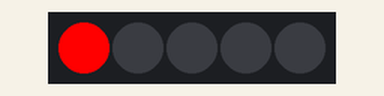
Simulated run of this sketch. Board: Arduino Uno, built with avr-gcc and run on an emulated ATmega328P. Parts: 5 RGB LEDs in strip order, left to right.

Above: at 0.15 s.
At 0.76 s:
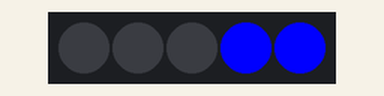
At 1.37 s:
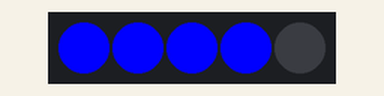
At 1.97 s:
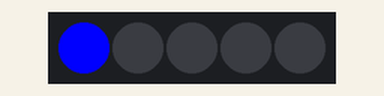
At 2.58 s:
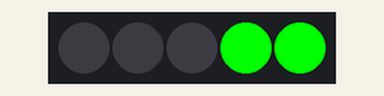
Timing chart, 0 to 40.0 s (numbered marks = the images above):
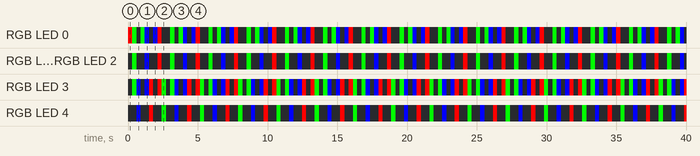

Measured:
- by itself, RGB LED 4: repeats every 2.7 s: off 0.61 s, RGB(255, 0, 0) 0.30 s, off 0.61 s, RGB(0, 255, 0) 0.30 s, off 0.61 s, RGB(0, 0, 255) 0.30 s
- by itself, RGB LED 1, RGB LED 2: repeats every 2.7 s: off 0.61 s, RGB(0, 0, 255) 0.30 s, off 0.61 s, RGB(255, 0, 0) 0.30 s, off 0.61 s, RGB(0, 255, 0) 0.30 s
- by itself, RGB LED 0: repeats every 2.7 s: RGB(0, 255, 0) 0.30 s, off 0.30 s, RGB(0, 255, 0) 0.30 s, RGB(0, 0, 255) 0.30 s, off 0.30 s, RGB(0, 0, 255) 0.30 s, RGB(255, 0, 0) 0.30 s, off 0.61 s

The sketch:

LED_test.ino
```cpp
// Simple NeoPixel test.  Lights just a few pixels at a time so a
// 1m strip can safely be powered from Arduino 5V pin.  Arduino
// may nonetheless hiccup when LEDs are first connected and not
// accept code.  So upload code first, unplug USB, connect pixels
// to GND FIRST, then +5V and digital pin 6, then re-plug USB.
// A working strip will show a few pixels moving down the line,
// cycling between red, green and blue.  If you get no response,
// might be connected to wrong end of strip (the end wires, if
// any, are no indication -- look instead for the data direction
// arrows printed on the strip).

#include <Adafruit_NeoPixel.h>

#define PIN      6
#define N_LEDS 5

Adafruit_NeoPixel strip = Adafruit_NeoPixel(N_LEDS, PIN, NEO_GRB + NEO_KHZ800);

void setup() {
  strip.begin();
}

void loop() {
  chase(strip.Color(255, 0, 0)); // Red
  chase(strip.Color(0, 255, 0)); // Green
  chase(strip.Color(0, 0, 255)); // Blue
}

static void chase(uint32_t c) {
  for(uint16_t i=0; i<strip.numPixels()+4; i++) {
      strip.setPixelColor(i  , c); // Draw new pixel
      strip.setPixelColor(i-4, 0); // Erase pixel a few steps back
      strip.show();
      delay(25);
  }
}
```
